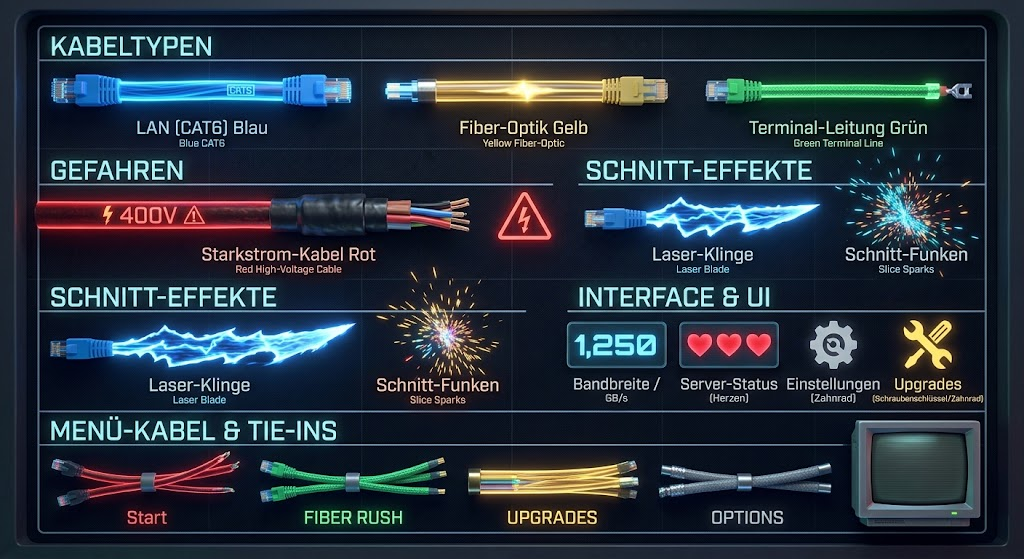
#> input picture design/reference/assets.jpg, 1024 x 559 px
$ python extract_assets.py
#> lines starting #> are read from the running program, lines starting #| are printed output that depends on the picture
#!/usr/bin/env python3
"""
Extract game textures & sprites directly from the reference sheet
(design/reference/assets.jpg + menu.jpg).

  * Cable jackets  -> seamless tube textures (u = along the cable, v = around)
  * Slice sparks / laser blade / warning sign -> alpha-keyed additive sprites
  * CRT monitor + operator avatar -> UI images

Usage:  python3 tools/extract_assets.py
"""
from pathlib import Path

import numpy as np
from PIL import Image, ImageFilter

ROOT = Path(__file__).resolve().parent.parent
REF = ROOT / "design" / "reference"
OUT = ROOT / "assets" / "textures"
OUT.mkdir(parents=True, exist_ok=True)

sheet = Image.open(REF / "assets.jpg").convert("RGB")
#> sheet is the input picture: PIL image 1024x559 RGB; mean R, G, B 38.6, 49.4, 61.1
menu = Image.open(REF / "menu.jpg").convert("RGB")
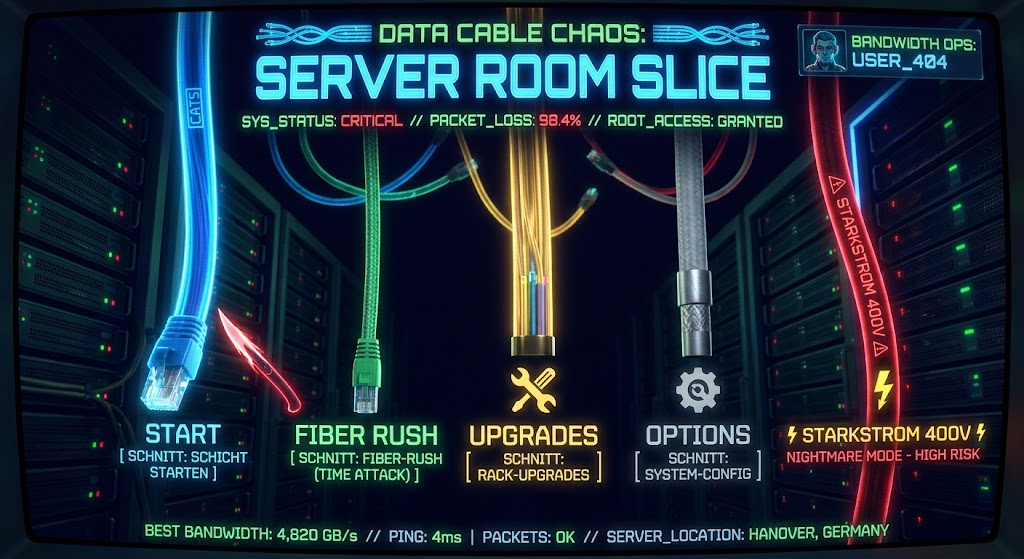
#> input picture design/reference/menu.jpg, 1024 x 559 px
#> menu is the input picture: PIL image 1024x559 RGB; mean R, G, B 27.8, 42.6, 57.1


def arr(im):
    return np.asarray(im).astype(np.float32) / 255.0


def img(a, mode="RGB"):
    return Image.fromarray((np.clip(a, 0, 1) * 255).astype(np.uint8), mode)


# --------------------------------------------------------------------------
# 1) Cable jacket textures
# --------------------------------------------------------------------------
def cable_texture(box, name, out_w=512, out_h=64, fade=0.18, boost=1.0, clean_ends=None):
    """Crop a side view of a cable, make it tile along its length (cross-fade
    the ends) and wrap around its circumference (vertical mirror)."""
#> called with box = (122, 81, 280, 100), name = 'cable_cat6', out_w = 512, out_h = 64, fade = 0.18, boost = 1
    strip = sheet.crop(box)
    strip = strip.resize((out_w, out_h), Image.LANCZOS)
#> strip: PIL image 512x64 RGB
    a = arr(strip) * boost

    # Seamless along U: cross-fade the right end into the left end
    n = int(out_w * fade)
    w = np.linspace(0, 1, n)[None, :, None]
    left = a[:, :n].copy()
    right = a[:, -n:]
    a[:, :n] = left * w + right * (1 - w)
#> a: shape (64, 512, 3) float32; mean R, G, B 0.229, 0.667, 0.882
    a = a[:, : out_w - n]
#> a: shape (64, 420, 3) float32
    a = np.asarray(Image.fromarray((np.clip(a, 0, 1) * 255).astype(np.uint8)).resize((out_w, out_h), Image.LANCZOS)).astype(np.float32) / 255
#> a: shape (64, 512, 3) float32

    # Around V: top half = strip, bottom half = mirrored strip -> seamless wrap
    wrapped = np.concatenate([a, a[::-1]], axis=0)
    img(wrapped).save(OUT / f"{name}.png")
    print("  cable", name, wrapped.shape)
#|   cable cable_cat6 (128, 512, 3)


print("Cable textures")
cable_texture((122, 81, 280, 100), "cable_cat6")
cable_texture((440, 80, 588, 100), "cable_fiber", fade=0.25)
#|   cable cable_fiber (128, 512, 3)
cable_texture((765, 83, 922, 96), "cable_terminal")
#> in cable_texture (call 3), `a[:, :n] = left * w + right * (1 - w)`: a: shape (64, 512, 3) float32; mean R, G, B 0.251, 0.687, 0.416
#|   cable cable_terminal (128, 512, 3)
cable_texture((44, 200, 262, 226), "cable_hv", out_w=768, fade=0.12)
#> call 4 of cable_texture, with box = (44, 200, 262, 226), name = 'cable_hv', out_w = 768, out_h = 64, fade = 0.12, boost = 1
#> in cable_texture (call 4), `strip = strip.resize((out_w, out_h), Image.LANCZOS)`:
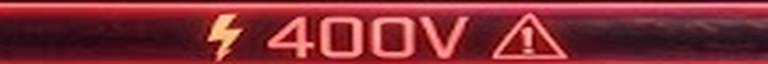
#> strip: PIL image 768x64 RGB; mean R, G, B 133, 46, 54.2
#> in cable_texture (call 4), `right = a[:, -n:]`:
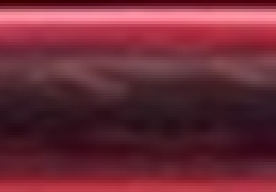
#> right: shape (64, 92, 3) float32 (shown 3 times larger); mean R, G, B 0.424, 0.169, 0.219
#> in cable_texture (call 4), `a[:, :n] = left * w + right * (1 - w)`: a: shape (64, 768, 3) float32; mean R, G, B 0.524, 0.185, 0.217
#> in cable_texture (call 4), `wrapped = np.concatenate([a, a[::-1]], axis=0)`:
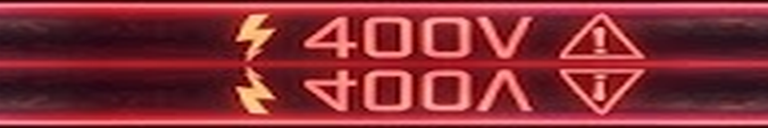
#> wrapped: shape (128, 768, 3) float32; mean R, G, B 0.537, 0.186, 0.217
#|   cable cable_hv (128, 768, 3)


# --------------------------------------------------------------------------
# 2) Alpha keyed sprites (dark sheet background removed)
# --------------------------------------------------------------------------
def keyed(src, box, name, gamma=1.0, gain=1.6, soft=True, scale=2, radial=False):
    crop = src.crop(box)
    crop = crop.resize((crop.width * scale, crop.height * scale), Image.LANCZOS)
    a = arr(crop)
    # estimate background from crop border
    border = np.concatenate([a[0], a[-1], a[:, 0], a[:, -1]])
    bg = np.median(border, axis=0)
    diff = np.clip(a - bg[None, None], 0, 1)
    lum = diff.max(axis=2)
    alpha = np.clip(lum * gain, 0, 1) ** gamma
    # vignette-mask the rectangle edges so nothing hard shows up
    h, w = alpha.shape
    yy, xx = np.mgrid[0:h, 0:w]
    edge = np.minimum.reduce([xx, yy, w - 1 - xx, h - 1 - yy]).astype(np.float32)
    alpha *= np.clip(edge / 6.0, 0, 1)
    if radial:  # burst sprites: fade out towards an ellipse so no box edge shows
        r = np.hypot((xx - w / 2) / (w / 2), (yy - h / 2) / (h / 2))
        alpha *= np.clip((1.0 - r) / 0.35, 0, 1)
    rgb = np.where(alpha[..., None] > 1e-3, np.clip(diff / np.maximum(alpha[..., None], 1e-3), 0, 1), 0)
    rgba = np.dstack([rgb, alpha])
    im = img(rgba, "RGBA")
    if soft:
        im = im.filter(ImageFilter.SMOOTH)
    im.save(OUT / f"{name}.png")
    print("  sprite", name, im.size)


def remove_hline(im, x0, x1, y0, y1):
    """Inpaint a thin horizontal separator line (panel rule on the sheet)
    by interpolating between the rows just above and below it."""
#> called with x0 = 560, x1 = 1000, y0 = 182, y1 = 186
    a = np.asarray(im).astype(np.float32).copy()
#> a: shape (559, 1024, 3) float32
    top, bot = a[y0 - 1, x0:x1], a[y1 + 1, x0:x1]
#> top = 440 rows, first 8: [24, 27, 42], [22, 25, 40], [22, 28, 42], [23, 29, 43], [20, 26, 40], [26, 32, 46], [20, 26, 40], [24, 30, 44]; bot = 440 rows, first 8: [21, 24, 39], [28, 31, 46], [16, 22, 36], [24, 30, 44], [19, 25, 39], [23, 29, 43], [18, 24, 38], [22, 28, 42]
    for i, y in enumerate(range(y0, y1 + 1)):
        t = (i + 1) / (y1 - y0 + 2)
        a[y, x0:x1] = top * (1 - t) + bot * t
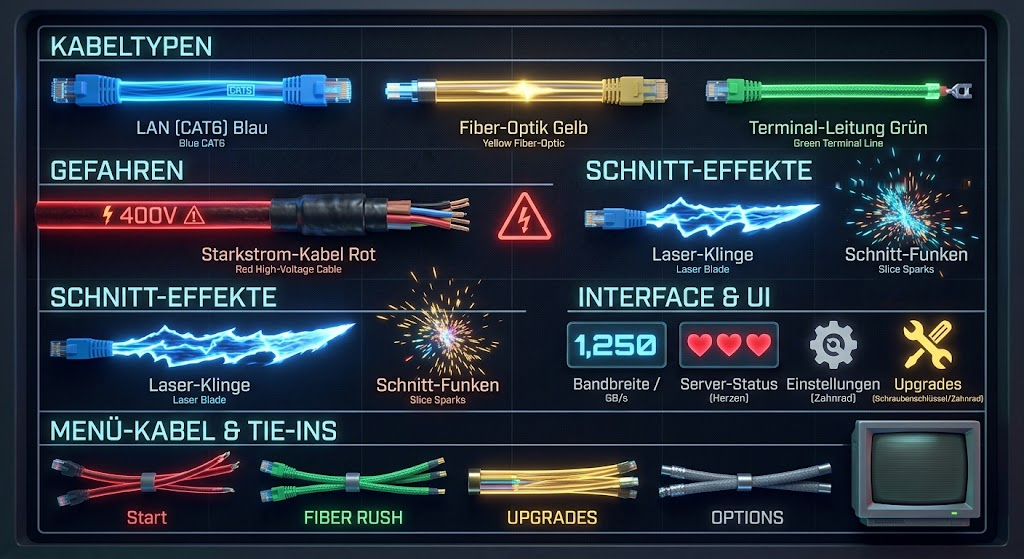
#> a: shape (559, 1024, 3) float32; mean R, G, B 38.5, 49.3, 61
    return Image.fromarray(a.astype(np.uint8))
#> returned value: PIL image 1024x559 RGB


print("Sprites")
fx_sheet = remove_hline(sheet, 560, 1000, 182, 186)
fx_sheet = remove_hline(fx_sheet, 30, 530, 309, 312)
#> call 2 of remove_hline, with x0 = 30, x1 = 530, y0 = 309, y1 = 312
#> in remove_hline (call 2), `top, bot = a[y0 - 1, x0:x1], a[y1 + 1, x0:x1]`: top = 500 rows, first 8: [9, 15, 27], [6, 12, 24], [7, 10, 25], [5, 8, 23], [7, 10, 25], [4, 10, 24], [0, 0, 16], [60, 72, 86]; bot = 500 rows, first 8: [7, 13, 25], [6, 12, 24], [6, 14, 27], [4, 12, 25], [6, 16, 28], [5, 15, 27], [0, 2, 16], [58, 74, 87]
#> after the loop in remove_hline (call 2), `for i, y in enumerate(range(y0, y1 + 1)):`:
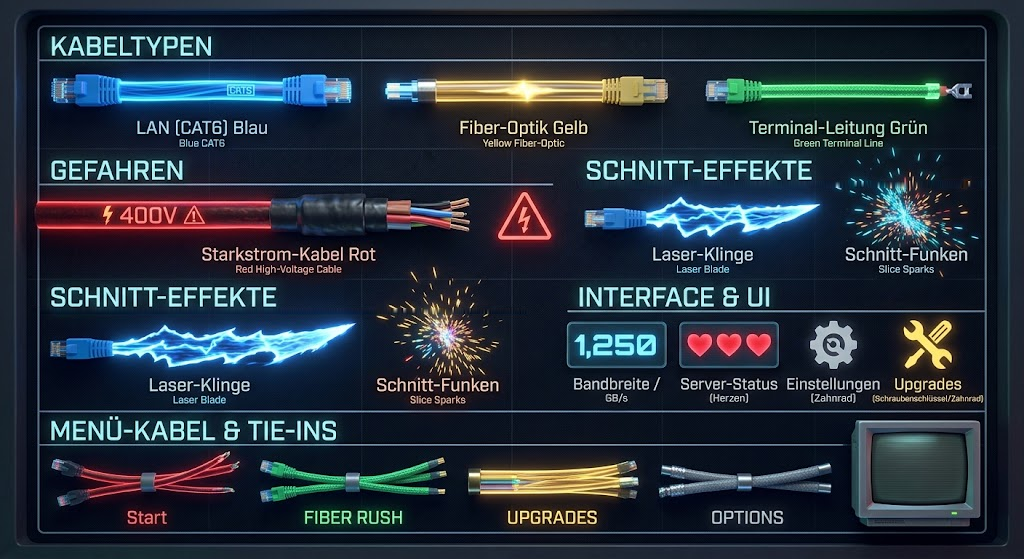
#> a: shape (559, 1024, 3) float32; mean R, G, B 38.3, 49.1, 60.8
keyed(fx_sheet, (828, 147, 978, 238), "fx_sparks_a", radial=True)
#> in keyed, `crop = src.crop(box)`:
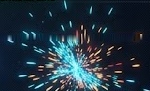
#> crop: PIL image 150x91 RGB; mean R, G, B 34, 52, 64.4
#> in keyed, `border = np.concatenate([a[0], a[-1], a[:, 0], a[:, -1]])`: border = 964 rows, first 8: [0, 0.0824, 0.0706], [0, 0.0627, 0.0471], [0, 0.0314, 0.0118], [0, 0.0118, 0], [0, 0.0196, 0], [0, 0.0196, 0], [0, 0.0118, 0], [0, 0.0235, 0]
#> in keyed, `bg = np.median(border, axis=0)`: bg = [0.0431, 0.098, 0.145]
#|   sprite fx_sparks_a (300, 182)
keyed(fx_sheet, (366, 284, 502, 372), "fx_sparks_b", radial=True)
#> in keyed (call 2), `border = np.concatenate([a[0], a[-1], a[:, 0], a[:, -1]])`: border = 896 rows, first 8: [0.051, 0.098, 0.161], [0.0471, 0.098, 0.161], [0.0431, 0.0902, 0.153], [0.0471, 0.0902, 0.153], [0.0588, 0.0902, 0.157], [0.0549, 0.0902, 0.157], [0.0471, 0.0784, 0.145], [0.0431, 0.0784, 0.145]
#|   sprite fx_sparks_b (272, 176)
keyed(sheet, (46, 316, 358, 374), "fx_laser_blade", gain=1.4)
#> in keyed (call 3), `border = np.concatenate([a[0], a[-1], a[:, 0], a[:, -1]])`: border = 1480 rows, first 8: [0.0314, 0.0627, 0.114], [0.0314, 0.0627, 0.114], [0.0275, 0.0588, 0.11], [0.0275, 0.0588, 0.11], [0.0353, 0.0667, 0.118], [0.0353, 0.0667, 0.118], [0.0353, 0.0667, 0.118], [0.0353, 0.0667, 0.118]
#|   sprite fx_laser_blade (624, 116)
keyed(sheet, (580, 192, 822, 238), "fx_laser_blade_b", gain=1.4)
#> in keyed (call 4), `border = np.concatenate([a[0], a[-1], a[:, 0], a[:, -1]])`: border = 1152 rows, first 8: [0.0667, 0.102, 0.161], [0.0667, 0.102, 0.161], [0.0706, 0.106, 0.165], [0.0706, 0.106, 0.165], [0.0745, 0.11, 0.169], [0.0706, 0.11, 0.169], [0.0745, 0.102, 0.165], [0.0745, 0.102, 0.165]
#|   sprite fx_laser_blade_b (484, 92)
keyed(sheet, (488, 188, 542, 244), "icon_warning", gain=2.0)
#> in keyed (call 5), `border = np.concatenate([a[0], a[-1], a[:, 0], a[:, -1]])`: border = 440 rows, first 8: [0.118, 0.125, 0.176], [0.106, 0.114, 0.165], [0.0941, 0.098, 0.153], [0.0902, 0.098, 0.153], [0.106, 0.114, 0.165], [0.11, 0.118, 0.169], [0.098, 0.106, 0.157], [0.102, 0.106, 0.157]
#|   sprite icon_warning (108, 112)
keyed(sheet, (806, 316, 856, 372), "icon_gear", gain=1.5)
#> in keyed (call 6), `border = np.concatenate([a[0], a[-1], a[:, 0], a[:, -1]])`: border = 424 rows, first 8: [0.0588, 0.0745, 0.133], [0.0627, 0.0745, 0.133], [0.0588, 0.0824, 0.137], [0.0627, 0.0863, 0.137], [0.0667, 0.0784, 0.137], [0.0627, 0.0784, 0.133], [0.051, 0.0745, 0.129], [0.0471, 0.0745, 0.129]
#|   sprite icon_gear (100, 112)
keyed(sheet, (878, 316, 952, 372), "icon_wrench", gain=1.5)
#> in keyed (call 7), `border = np.concatenate([a[0], a[-1], a[:, 0], a[:, -1]])`: border = 520 rows, first 8: [0.0471, 0.0588, 0.0941], [0.0431, 0.0588, 0.0941], [0.0392, 0.0549, 0.0902], [0.0431, 0.0588, 0.098], [0.0588, 0.0706, 0.106], [0.0588, 0.0706, 0.106], [0.0392, 0.0549, 0.0941], [0.0353, 0.051, 0.0863]
#|   sprite icon_wrench (148, 112)


# --------------------------------------------------------------------------
# 3) Plain UI images
# --------------------------------------------------------------------------
print("UI images")
crt = sheet.crop((846, 416, 982, 540)).resize((272, 248), Image.LANCZOS)
crt.save(OUT / "ui_crt.png")
avatar = menu.crop((801, 27, 847, 73)).resize((138, 138), Image.LANCZOS)
avatar.save(OUT / "ui_avatar.png")
print("done ->", OUT)
